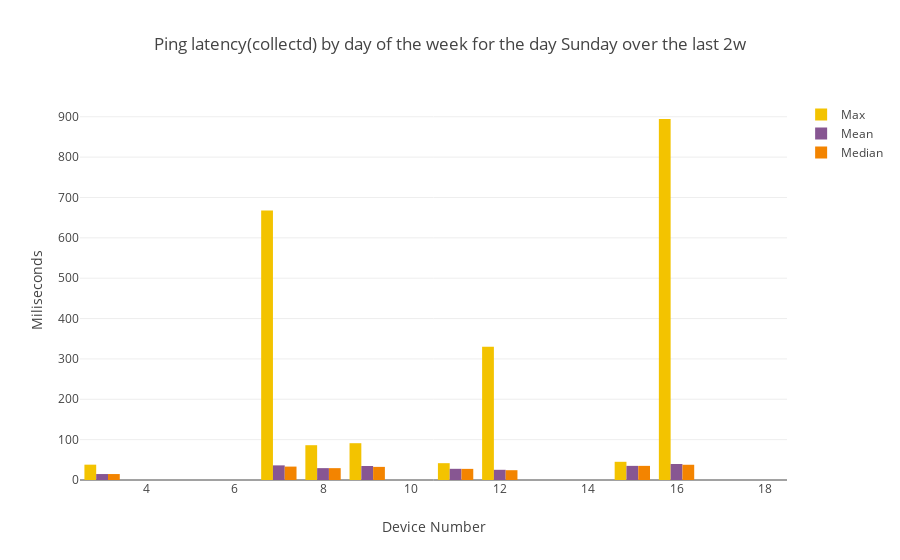

This figure's notebook cell:
### Code cell
weekday="Sunday"
subset=by_weekday_by_device_p1[by_weekday_by_device_p1["weekday"]==weekday]
combined_bar_plot_3traces(xvalues=subset["SK_PI"],
                         yvalues1=subset["max"],
                         yvalues2=subset["mean"],
                         yvalues3=subset["median"],
                         name1="Max",
                         name2="Mean",
                         name3="Median",
                         title="Ping latency(collectd) by day of the week for the day "+str(weekday)+" over the last "+time_interval,
                         stack=False)

### Figure 1 — Plotly figure (JSON) as saved in the notebook; plotly's stock layout.template omitted (floating-point values rounded to 4 significant figures)
{"data": [{"marker": {"color": "F3C300"}, "name": "Max", "type": "bar", "x": [3, 7, 8, 9, 11, 12, 15, 16, 17, 18], "y": [37.98, 668.0, 86.23, 91.17, 41.68, 330.2, 45.12, 894.4, null, null]}, {"marker": {"color": "875692"}, "name": "Mean", "type": "bar", "x": [3, 7, 8, 9, 11, 12, 15, 16, 17, 18], "y": [14.77, 36.26, 29.41, 34.63, 27.72, 25.28, 35.01, 39.65, null, null]}, {"marker": {"color": "F38400"}, "name": "Median", "type": "bar", "x": [3, 7, 8, 9, 11, 12, 15, 16, 17, 18], "y": [14.73, 33.22, 29.37, 32.52, 27.58, 24.29, 35.01, 37.77, null, null]}], "layout": {"title": "Ping latency(collectd) by day of the week for the day Sunday over the last 2w", "xaxis": {"title": "Device Number"}, "yaxis": {"title": "Miliseconds"}}}
